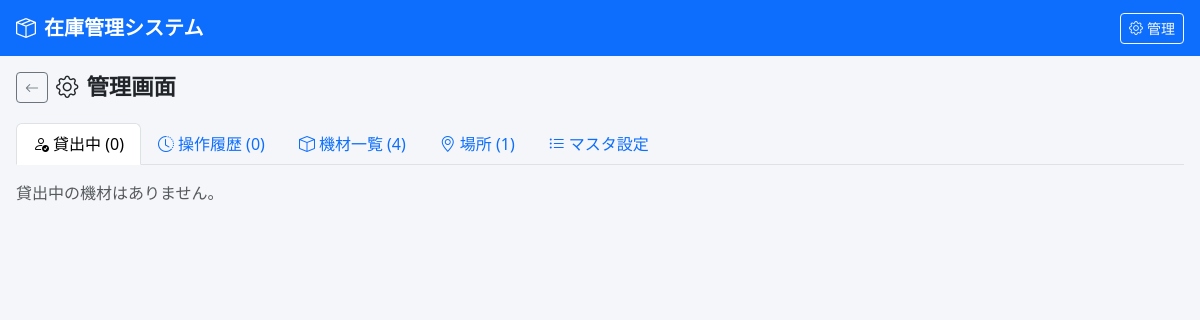
/admin, run on an earlier commit of the app's database.
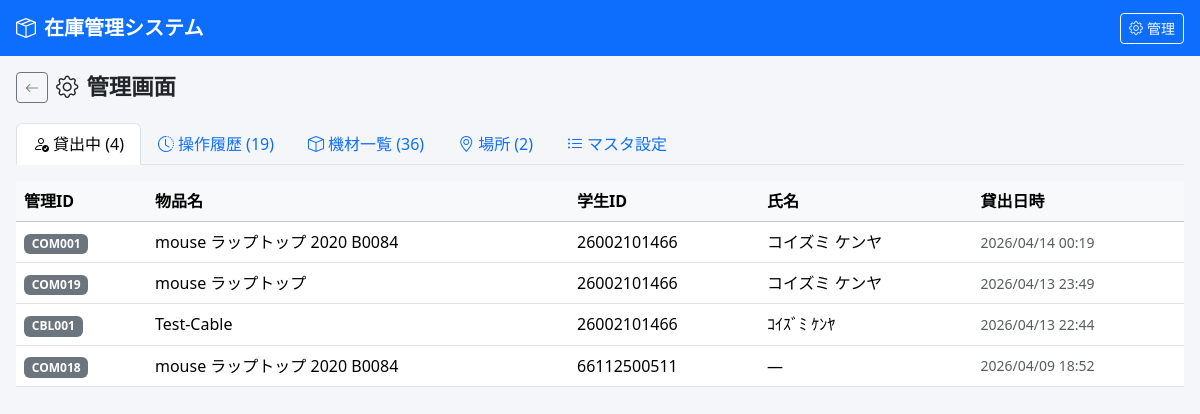
And on a later commit of the database.
### models.py (models this page shows, shortened)
class Loan(db.Model):
    __tablename__ = "loans"
    id = db.Column(db.Integer, primary_key=True)
    equipment_id = db.Column(db.Integer, db.ForeignKey("equipment.id"), nullable=False)
    student_id = db.Column(db.String(50), nullable=False)
    student_name = db.Column(db.String(100), nullable=True)
    checked_out_at = db.Column(db.DateTime, nullable=False, default=lambda: datetime.now(timezone.utc))
    returned_at = db.Column(db.DateTime, nullable=True)
    return_location = db.Column(db.String(20), nullable=True)
    equipment = db.relationship("Equipment", back_populates="loans")

class Equipment(db.Model):
    __tablename__ = "equipment"
    id = db.Column(db.Integer, primary_key=True)
    management_id = db.Column(db.String(20), nullable=False, unique=True)
    category_id = db.Column(db.Integer, db.ForeignKey("categories.id"), nullable=False)
    item_name = db.Column(db.String(200), nullable=False)
    status = db.Column(db.String(20), nullable=False, default="保管中")
    storage_row = db.Column(db.Integer, nullable=True)
    storage_col = db.Column(db.Integer, nullable=True)
    place_id = db.Column(db.Integer, db.ForeignKey("places.id"), nullable=True)
    supply_year = db.Column(db.String(10),  nullable=True)
    supply_code = db.Column(db.String(50),  nullable=True)
    created_at = db.Column(db.DateTime, nullable=False, default=lambda: datetime.now(timezone.utc))
    updated_at = db.Column(
        db.DateTime,
        nullable=False,
        default=lambda: datetime.now(timezone.utc),
        onupdate=lambda: datetime.now(timezone.utc),
    )
    category = db.relationship("Category", back_populates="equipment")
    place = db.relationship("Place", back_populates="equipment")
    loans = db.relationship("Loan", back_populates="equipment", lazy="dynamic")
    @property
    def supply_label(self):
        if self.supply_year and self.supply_code:
            return f"{self.supply_year}年度　{self.supply_code}"
        if self.supply_code:
            return self.supply_code
        return None
    @property
    def storage_label(self):
        if self.storage_row is not None and self.storage_col is not None:
            return f"{chr(64 + self.storage_row)}-{self.storage_col}"
        if self.place:
            return self.place.name
        return None
    @property
    def current_loan(self):
        return self.loans.filter_by(returned_at=None).first()

### app.py (the view)
@app.route("/admin")
def admin():
    categories     = Category.query.order_by(Category.name).all()
    shelves        = Shelf.query.order_by(Shelf.row_num, Shelf.col_num).all()
    places         = Place.query.order_by(Place.name).all()
    active_loans   = Loan.query.filter_by(returned_at=None).order_by(Loan.checked_out_at.desc()).all()
    equipment_list = Equipment.query.order_by(Equipment.management_id).all()
    activity_logs  = ActivityLog.query.order_by(ActivityLog.timestamp.desc()).limit(200).all()
    log_total      = ActivityLog.query.count()
    return render_template(
        "admin.html",
        categories=categories,
        shelves=shelves,
        places=places,
        active_loans=active_loans,
        equipment_list=equipment_list,
        activity_logs=activity_logs,
        log_total=log_total,
    )

### app.py (called while the page is built)
@app.template_filter("jst")
def to_jst(dt, fmt="%Y/%m/%d %H:%M"):
    if dt is None:
        return "—"
    if dt.tzinfo is None:
        dt = dt.replace(tzinfo=timezone.utc)
    return dt.astimezone(JST).strftime(fmt)

### templates/admin.html (shortened to what this page needs)
{% extends "base.html" %}
{% block content %}
<div class="page-header">
  <a href="{{ url_for('index') }}" class="btn btn-outline-secondary btn-sm me-2">
    <i class="bi bi-arrow-left"></i>
  </a>
  <h2 class="mb-0"><i class="bi bi-gear me-2"></i>管理画面</h2>
</div>
<ul class="nav nav-tabs mb-3" id="adminTabs">
  <li class="nav-item">
    <a class="nav-link active" data-bs-toggle="tab" href="#tab-loans">
      <i class="bi bi-person-check me-1"></i>貸出中 ({{ active_loans|length }})
    </a>
  </li>
  <li class="nav-item">
    <a class="nav-link" data-bs-toggle="tab" href="#tab-history">
      <i class="bi bi-clock-history me-1"></i>操作履歴 ({{ log_total }})
    </a>
  </li>
  <li class="nav-item">
    <a class="nav-link" data-bs-toggle="tab" href="#tab-equipment">
      <i class="bi bi-box me-1"></i>機材一覧 ({{ equipment_list|length }})
    </a>
  </li>
  <li class="nav-item">
    <a class="nav-link" data-bs-toggle="tab" href="#tab-places">
      <i class="bi bi-geo-alt me-1"></i>場所 ({{ places|length }})
    </a>
  </li>
  <li class="nav-item">
    <a class="nav-link" data-bs-toggle="tab" href="#tab-master">
      <i class="bi bi-list-ul me-1"></i>マスタ設定
    </a>
  </li>
</ul>
<div class="tab-content">
  <div class="tab-pane fade show active" id="tab-loans">
    {% if active_loans %}
    <div class="table-responsive">
      <table class="table table-hover admin-table">
        <thead class="table-light">
          <tr>
            <th>管理ID</th><th>物品名</th><th>学生ID</th><th>氏名</th><th>貸出日時</th>
          </tr>
        </thead>
        <tbody>
          {% for loan in active_loans %}
          <tr>
            <td><span class="badge bg-secondary">{{ loan.equipment.management_id }}</span></td>
            <td>{{ loan.equipment.item_name }}</td>
            <td>{{ loan.student_id }}</td>
            <td>{{ loan.student_name or '—' }}</td>
            <td class="text-muted small">
              {{ loan.checked_out_at | jst }}
            </td>
          </tr>
          {% endfor %}
        </tbody>
      </table>
    </div>
    {% else %}
    <p class="text-muted">貸出中の機材はありません。</p>
    {% endif %}
  </div>
</div>
{% endblock %}

### templates/base.html (shortened to what this page needs)
<!DOCTYPE html>
<html lang="ja">
<head>
  <link rel="stylesheet"
        href="https://cdn.jsdelivr.net/npm/bootstrap@5.3.3/dist/css/bootstrap.min.css">
  <link rel="stylesheet"
        href="https://cdn.jsdelivr.net/npm/bootstrap-icons@1.11.3/font/bootstrap-icons.min.css">
  <link rel="stylesheet" href="{{ url_for('static', filename='css/style.css') }}">
</head>
<body>
  <nav class="navbar navbar-dark bg-primary px-3">
    <a class="navbar-brand fw-bold fs-5" href="{{ url_for('index') }}">
      <i class="bi bi-box-seam me-2"></i>在庫管理システム
    </a>
    <div class="d-flex gap-2">
      <a href="{{ url_for('admin') }}" class="btn btn-outline-light btn-sm">
        <i class="bi bi-gear me-1"></i>管理
      </a>
    </div>
  </nav>
  <main class="container-fluid px-3 py-3">
    {% block content %}{% endblock %}
  </main>
</body>
</html>

### static/css/style.css (style rules this page uses)
:root { --color-checkout: #0d6efd; --color-return: #198754; --color-label: #ffc107; --radius-card: 16px; --shadow-card: 0 4px 20px rgba(0,0,0,.10); }
body { font-size: 1rem; background: #f4f6f9; }
.navbar { min-height: 56px; }
.page-header { display: flex; align-items: center; margin-bottom: 1.25rem; }
.page-header h2 { font-size: 1.4rem; font-weight: 700; }
.admin-table th, .admin-table td { vertical-align: middle; white-space: nowrap; }

What changed in the data, as far as the page shows it:
added Loan: equipment.management_id "COM001", equipment.item_name "mouse ラップトップ 2020 B0084", student_id "26002101466", student_name "コイズミ ケンヤ", checked_out_at|jst "2026/04/14 00:19"
added Loan: equipment.management_id "COM019", equipment.item_name "mouse ラップトップ", student_id "26002101466", student_name "コイズミ ケンヤ", checked_out_at|jst "2026/04/13 23:49"
added Loan: equipment.management_id "CBL001", equipment.item_name "Test-Cable", student_id "26002101466", student_name "ｺｲｽﾞﾐ ｹﾝﾔ", checked_out_at|jst "2026/04/13 22:44"
added Loan: equipment.management_id "COM018", equipment.item_name "mouse ラップトップ 2020 B0084", student_id "66112500511", student_name "—", checked_out_at|jst "2026/04/09 18:52"
Also different on the page:
{{ active_loans|length }}: "0" → "4"
{{ log_total }}: "0" → "19"
{{ equipment_list|length }}: "4" → "36"
{{ places|length }}: "1" → "2"
text no longer shown: "貸出中の機材はありません。"
text now shown: "管理ID 物品名 学生ID 氏名 貸出日時"
